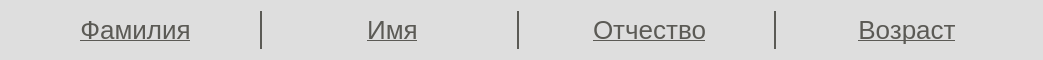
              <widget class="QFrame" name="frame_9">
               <property name="minimumSize">
                <size>
                 <width>300</width>
                 <height>60</height>
                </size>
               </property>
               <property name="maximumSize">
                <size>
                 <width>16777215</width>
                 <height>60</height>
                </size>
               </property>
               <property name="styleSheet">
                <string notr="true">QFrame {
background-color:rgba(0, 0, 0, 0.07);
border: none;
}</string>
               </property>
               <property name="frameShape">
                <enum>QFrame::Shape::StyledPanel</enum>
               </property>
               <property name="frameShadow">
                <enum>QFrame::Shadow::Raised</enum>
               </property>
               <layout class="QHBoxLayout" name="horizontalLayout_12">
                <item>
                 <widget class="QPushButton" name="btn_ln">
                  <property name="minimumSize">
                   <size>
                    <width>251</width>
                    <height>0</height>
                   </size>
                  </property>
                  <property name="maximumSize">
                   <size>
                    <width>16777215</width>
                    <height>16777215</height>
                   </size>
                  </property>
                  <property name="font">
                   <font>
                    <pointsize>-1</pointsize>
                    <underline>true</underline>
                   </font>
                  </property>
                  <property name="cursor">
                   <cursorShape>PointingHandCursor</cursorShape>
                  </property>
                  <property name="styleSheet">
                   <string notr="true">QPushButton {
background-color: transparent;
padding: 4px;
font-size: 26px;
border: none;
border-right: 2px solid #5b5a55;
color: #5b5a55;
}

QPushButton:hover {
color: #919089;
}</string>
                  </property>
                  <property name="text">
                   <string>Фамилия</string>
                  </property>
                 </widget>
                </item>
                <item>
                 <widget class="QPushButton" name="btn_fn">
                  <property name="minimumSize">
                   <size>
                    <width>251</width>
                    <height>0</height>
                   </size>
                  </property>
                  <property name="maximumSize">
                   <size>
                    <width>16777215</width>
                    <height>16777215</height>
                   </size>
                  </property>
                  <property name="font">
                   <font>
                    <pointsize>-1</pointsize>
                    <underline>true</underline>
                   </font>
                  </property>
                  <property name="cursor">
                   <cursorShape>PointingHandCursor</cursorShape>
                  </property>
                  <property name="styleSheet">
                   <string notr="true">QPushButton {
background-color: transparent;
padding: 4px;
font-size: 26px;
border: none;
border-right: 2px solid #5b5a55;
color: #5b5a55;
}

QPushButton:hover {
color: #919089;
}</string>
                  </property>
                  <property name="text">
                   <string>Имя</string>
                  </property>
                 </widget>
                </item>
                <item>
                 <widget class="QPushButton" name="btn_acr">
                  <property name="minimumSize">
                   <size>
                    <width>251</width>
                    <height>0</height>
                   </size>
                  </property>
                  <property name="maximumSize">
                   <size>
                    <width>16777215</width>
                    <height>16777215</height>
                   </size>
                  </property>
                  <property name="font">
                   <font>
                    <pointsize>-1</pointsize>
                    <underline>true</underline>
                   </font>
                  </property>
                  <property name="cursor">
                   <cursorShape>PointingHandCursor</cursorShape>
                  </property>
                  <property name="styleSheet">
                   <string notr="true">QPushButton {
padding: 4px;
font-size: 26px;
border: none;
border-right: 2px solid #5b5a55;
background-color: transparent;
color: #5b5a55;
}

QPushButton:hover {
color: #919089;
}</string>
                  </property>
                  <property name="text">
                   <string>Отчество</string>
                  </property>
                 </widget>
                </item>
                <item>
                 <widget class="QPushButton" name="btn_age">
                  <property name="minimumSize">
                   <size>
                    <width>250</width>
                    <height>0</height>
                   </size>
                  </property>
                  <property name="maximumSize">
                   <size>
                    <width>16777215</width>
                    <height>16777215</height>
                   </size>
                  </property>
                  <property name="font">
                   <font>
                    <pointsize>-1</pointsize>
                    <underline>true</underline>
                   </font>
                  </property>
                  <property name="cursor">
                   <cursorShape>PointingHandCursor</cursorShape>
                  </property>
                  <property name="styleSheet">
                   <string notr="true">QPushButton {
background-color: transparent;
padding: 4px;
font-size: 26px;
border-radius: 20px;
color: #5b5a55;
}

QPushButton:hover {
color: #919089;
}</string>
                  </property>
                  <property name="text">
                   <string>Возраст</string>
                  </property>
                 </widget>
                </item>
               </layout>
              </widget>
